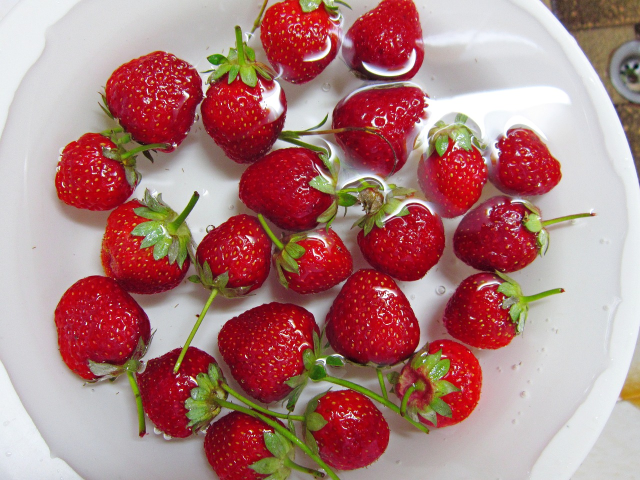
#> input picture strawberry.jpg, 1280 x 960 px, found by its file name (shown at 1/2 size)
$ jupyter execute Tutorial_Four.ipynb
#> lines starting #> are read from the running program, lines starting #| are printed output that depends on the picture; after the words box and inside, x2 and y2 are one past the last pixel; in counts of white or black regions, pixels touching at a corner belong together
<a href="https://colab.research.google.com/github/akikohaku/Machine_Vision/blob/main/Tutorial_Four.ipynb" target="_parent"></a>

Import libraries

[cell 1]
import numpy as np
import matplotlib.pyplot as plt
import matplotlib.image as mpimg
import cv2
from scipy import ndimage # multidimensional image processing
from skimage.color import rgb2hsv # image processing algorithms

1. Read in images
2. Convert to greyscale
3. Histogram equalisation

[cell 2]
img = cv2.imread('/content/strawberry.jpg')
#> img is the input picture: shape (960, 1280, 3); mean B, G, R 124.7, 126.2, 174.5
hsv_img = rgb2hsv(img)
#> hsv_img: shape (960, 1280, 3) float64; mean of channels 0, 1, 2 0.517, 0.404, 0.696
colour = img.copy() # make a deep copy of the original image

img = cv2.cvtColor(img, cv2.COLOR_BGR2GRAY)  # conver to greyscale
#> img: shape (960, 1280)

img = cv2.imread('/content/strawberry.jpg', 0)  # read in as a greyscale image, alternative to line 1 and 4 combined
#> img: shape (960, 1280); min 4, max 255, mean 140.5

equ = cv2.equalizeHist(img)  # histogram equalisation
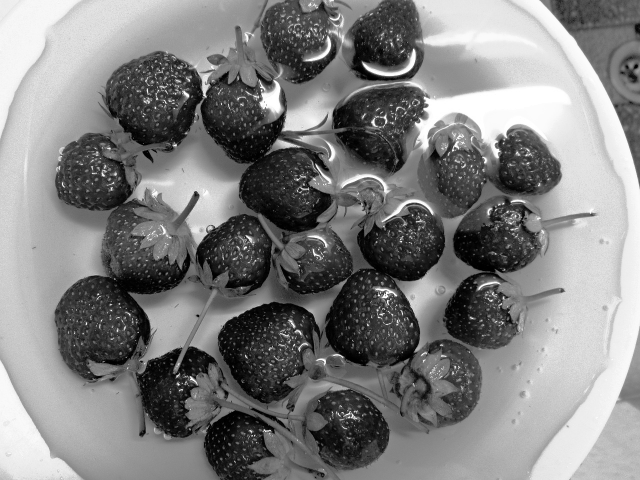
#> equ: shape (960, 1280) (shown at 1/2 size); min 0, max 255, mean 128.3

plt.figure()
plt.hist(img.ravel(),256,[0,256]);  # show histogram. numpy.ravel() - flatten an image, i.e. 2D->1D
plt.hist(equ.ravel(),256,[0,256]);
plt.title("histogram equ")

plt.figure(figsize=(18, 8))
plt.subplot(1,3,1)
plt.imshow(colour[:,:,::-1])
plt.title("colour")
plt.subplot(1,3,2)
plt.imshow(img,cmap="gray")
plt.title("greyscale")
plt.subplot(1,3,3)
plt.imshow(equ,cmap="gray")
plt.title("hist equalised")
#> figure, not shown here; tallest bar 19976 high, from x = 219 to 220; tallest bar 19976 high, from x = 219 to 220
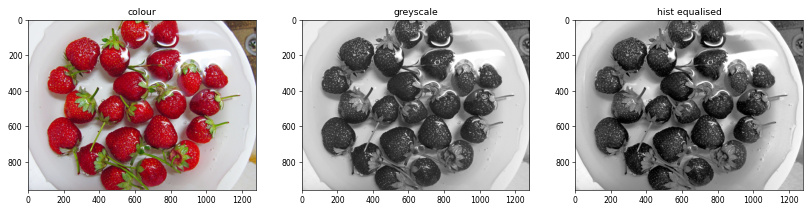
#> figure drawn by matplotlib, 3 panels

Comparing different thresholding methods

[cell 3]
thresh1, bw1 = cv2.threshold(equ, thresh=90, maxval=255, type=cv2.THRESH_BINARY_INV) # manually selected threshold, low values to 255
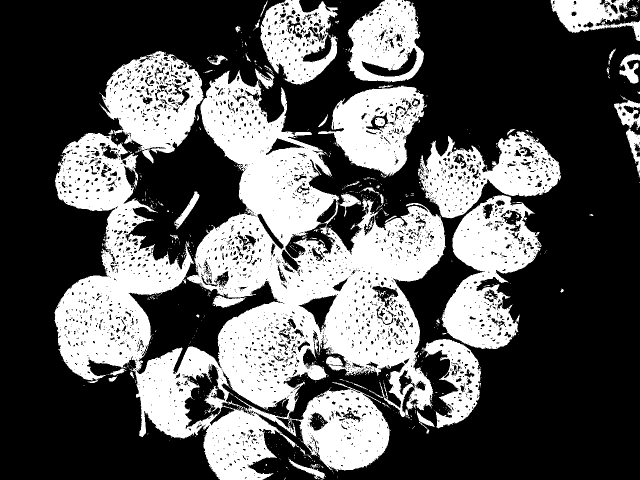
#> bw1: shape (960, 1280) (shown at 1/2 size); 35.4% white; 819 white regions (751 under 20 px), largest, box (x1, y1, x2, y2) and area: (109, 140, 892, 960) 251514, (883, 390, 1084, 698) 31844, (198, 102, 408, 327) 25163
thresh2, bw2 = cv2.threshold(equ, thresh=127, maxval=255, type=cv2.THRESH_OTSU)  # otsu's method
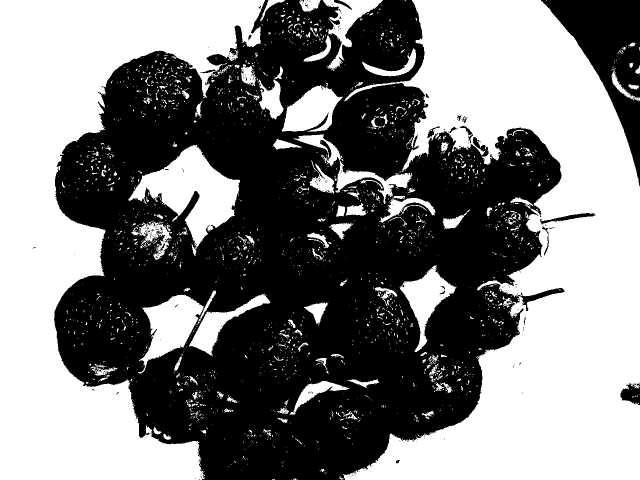
#> bw2: shape (960, 1280) (shown at 1/2 size); 49.6% white; 2303 white regions (2082 under 20 px), largest, box (x1, y1, x2, y2) and area: (686, 0, 1280, 960) 288877, (0, 0, 530, 960) 224809, (257, 290, 480, 494) 19775
#> thresh2 = 128
bw3 = cv2.adaptiveThreshold(img,255,cv2.ADAPTIVE_THRESH_GAUSSIAN_C, cv2.THRESH_BINARY,301,3) # adaptive thresholding.
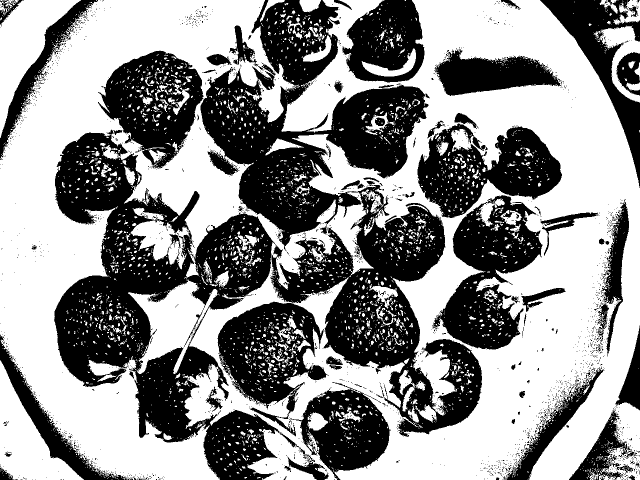
#> bw3: shape (960, 1280) (shown at 1/2 size); 56.8% white; 2269 black regions (2163 under 20 px), largest, box (x1, y1, x2, y2) and area: (108, 265, 964, 960) 193215, (401, 0, 857, 502) 85100, (864, 390, 1085, 699) 32378
# 301 is block size, 3 is sigma (standard deviation)

bw2 = np.invert(bw2) # invert image, i.e. swap black and whhite
bw3 = np.invert(bw3)

plt.figure(figsize=(18, 8))
plt.subplot(1,3,1)
plt.imshow(bw1,cmap="gray")
plt.title("manual thresh")
plt.subplot(1,3,2)
plt.imshow(bw2,cmap="gray")
plt.title("otsu's thresh")
plt.subplot(1,3,3)
plt.imshow(bw3,cmap="gray")
plt.title("adaptive thresh")

plt.show()

Morphological operations for separating stawberries

[cell 4]
# create a structuring element
kernel = np.ones((3,3),np.uint8)
# closing
closing = cv2.morphologyEx(bw3, cv2.MORPH_CLOSE, kernel, iterations=4)
#> closing: shape (960, 1280); 52.1% white; 102 black regions, largest, box (x1, y1, x2, y2) and area: (674, 0, 1280, 960) 230186, (0, 0, 536, 960) 168143, (264, 240, 490, 492) 24790

# erosion
kernel = cv2.getStructuringElement(cv2.MORPH_CROSS,(13,13))
erosion = cv2.erode(closing,kernel,iterations = 5)
#> erosion: shape (960, 1280); 14.3% white; 51 white regions (14 under 20 px), largest, box (x1, y1, x2, y2) and area: (138, 471, 339, 725) 19692, (419, 180, 633, 448) 18987, (456, 614, 608, 787) 15305

# closing
kernel = np.ones((11,11),np.uint8)
closing = cv2.morphologyEx(erosion, cv2.MORPH_CLOSE, kernel, iterations=5)
#> closing: shape (960, 1280); 16.7% white; 34 white regions (6 under 20 px), largest, box (x1, y1, x2, y2) and area: (138, 295, 339, 725) 30855, (419, 180, 633, 448) 22796, (456, 512, 683, 787) 19556

# erosion
kernel = np.ones((7,7),np.uint8)
erosion2 = cv2.erode(closing,kernel,iterations = 6)
#> erosion2: shape (960, 1280); 4.3% white; 23 white regions, largest, box (x1, y1, x2, y2) and area: (160, 581, 253, 689) 7070, (255, 154, 344, 269) 6048, (483, 645, 583, 760) 6035

# remove boarder pixels
erosion2[:50, :] = 0
erosion2[:, :50] = 0
erosion2[-50:, :] = 0
erosion2[:, -50:] = 0

plt.figure(figsize=(16, 12))
plt.subplot(2,2,1)
plt.imshow(bw3,cmap="gray")
plt.title("original")
plt.subplot(2,2,2)
plt.imshow(closing,cmap="gray")
plt.title("closing")
plt.subplot(2,2,3)
plt.imshow(erosion,cmap="gray")
plt.title("erosion")
plt.subplot(2,2,4)
plt.imshow(erosion2,cmap="gray")
plt.title("close & erosion2")

Find centroids of isolated clusters/blobs

[cell 5]
display = colour.copy()
labels, nlabels = ndimage.label(erosion2)  # Label features in an array. Any non-zero values in input are counted as features and zero values are considered the background.
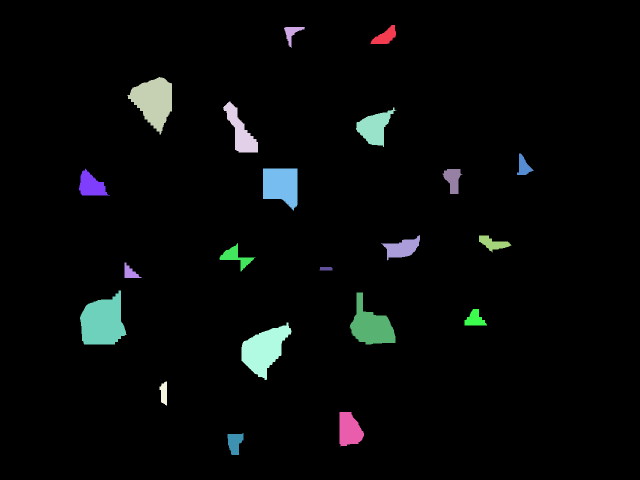
#> labels: shape (960, 1280) int32 (shown at 1/2 size); 22 distinct labels, from 0 to 21; one colour per label, 0 black
#> nlabels = 21
print("There are " + str(nlabels) + " strawberries")
#| There are 21 strawberries

centroid = ndimage.center_of_mass(erosion2, labels, np.arange(nlabels) + 1 ) # calculate the center of mass of the values of an array at labels.
#> centroid = 21 items, first 6: (72.82, 770.3), (65.64, 583.3), (202, 307.3), (263.2, 480.9), (254.9, 748.6), (332.6, 1046.8)

# draw circles representing the centroids
for cen in centroid:
  display = cv2.circle(display, (cen[1].astype(int), cen[0].astype(int)), radius=25, color=(255, 255, 255), thickness=-1)
#> this loop made 21 passes
#> cen on passes 1 to 12: (72.82, 770.3), (65.64, 583.3), (202, 307.3), (263.2, 480.9), (254.9, 748.6), (332.6, 1046.8), (370.7, 182.1), (370.3, 561.9), (358.7, 905.4), (496, 803.9), (486.3, 985.5), (513.6, 471.6)
#> pass 1, `display = cv2.circle(display, (cen[1].astype(int), cen[0].astype(int))..`:
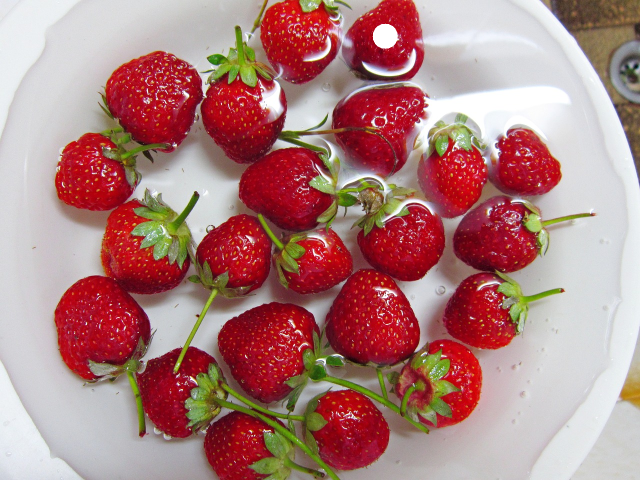
#> display: shape (960, 1280, 3) (shown at 1/2 size); 0.16% of pixels changed, all inside (x1, y1, x2, y2) = (745, 47, 796, 98)
#> after the loop:
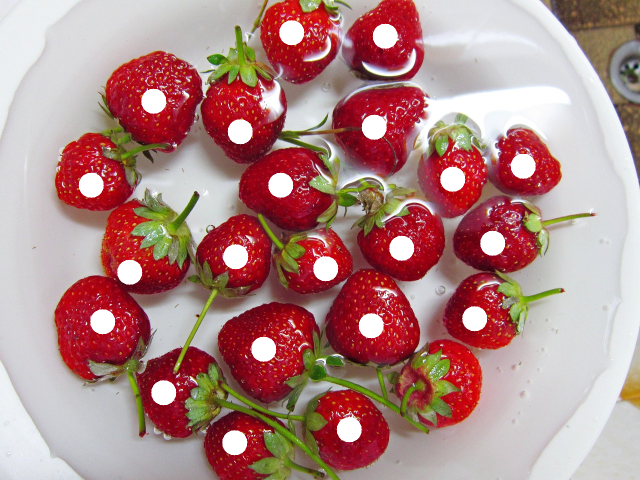
#> display: shape (960, 1280, 3) (shown at 1/2 size); mean B, G, R 132, 134.1, 177.4

plt.figure()
plt.imshow(display[:,:,::-1])

Use the HSV colour space as an alternative to the RGB colour space

[cell 6]
plt.figure(figsize=(18, 6))
plt.subplot(1,3,1)
plt.imshow(hsv_img[:,:,0], cmap="gray")
plt.subplot(1,3,2)
plt.imshow(hsv_img[:,:,1], cmap="gray") # select this channel
plt.subplot(1,3,3)
plt.imshow(hsv_img[:,:,2], cmap="gray")

hsv_c = (255*hsv_img[:,:,1]).astype(np.uint8) # scale data from [0, 1] to [0, 255] and convert to uint8 type

thresh_hsv, bw_hsv = cv2.threshold(hsv_c, thresh=128, maxval=255, type=cv2.THRESH_OTSU) # manually selected threshold, low values to 255
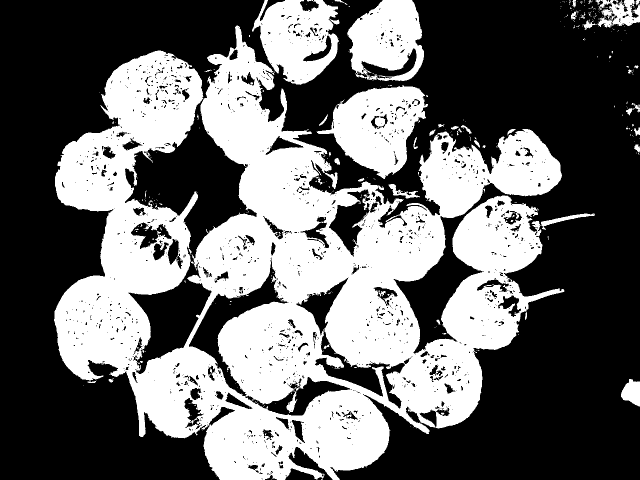
#> bw_hsv: shape (960, 1280) (shown at 1/2 size); 41% white; 366 white regions (323 under 20 px), largest, box (x1, y1, x2, y2) and area: (108, 51, 1129, 960) 435039, (633, 170, 856, 358) 22934, (504, 0, 679, 170) 19036
#> thresh_hsv = 120

plt.figure(figsize=(6, 6))
plt.imshow(bw_hsv,cmap="gray")
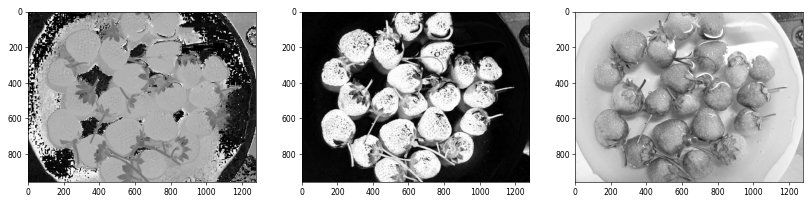
#> figure drawn by matplotlib, 3 panels
